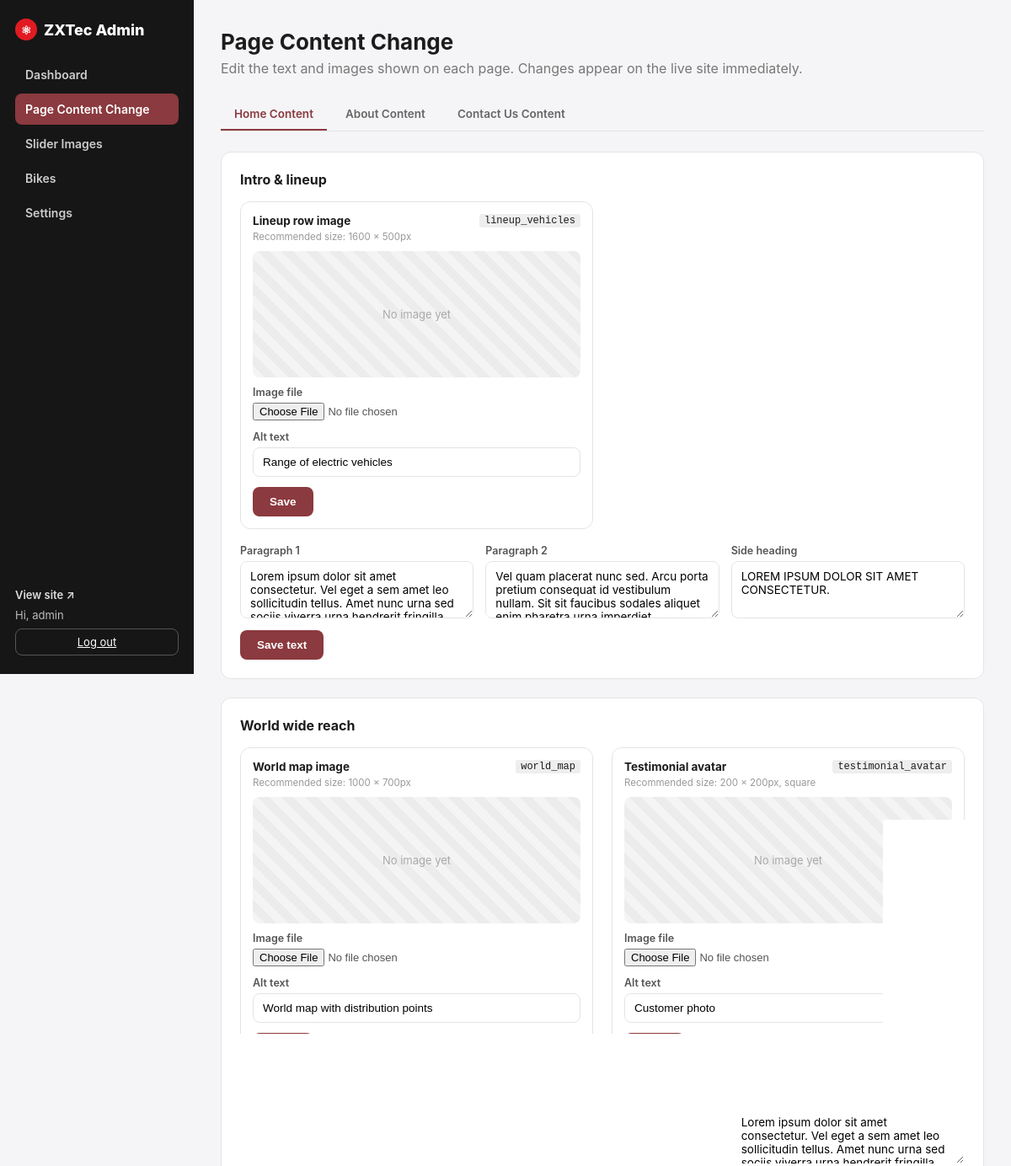
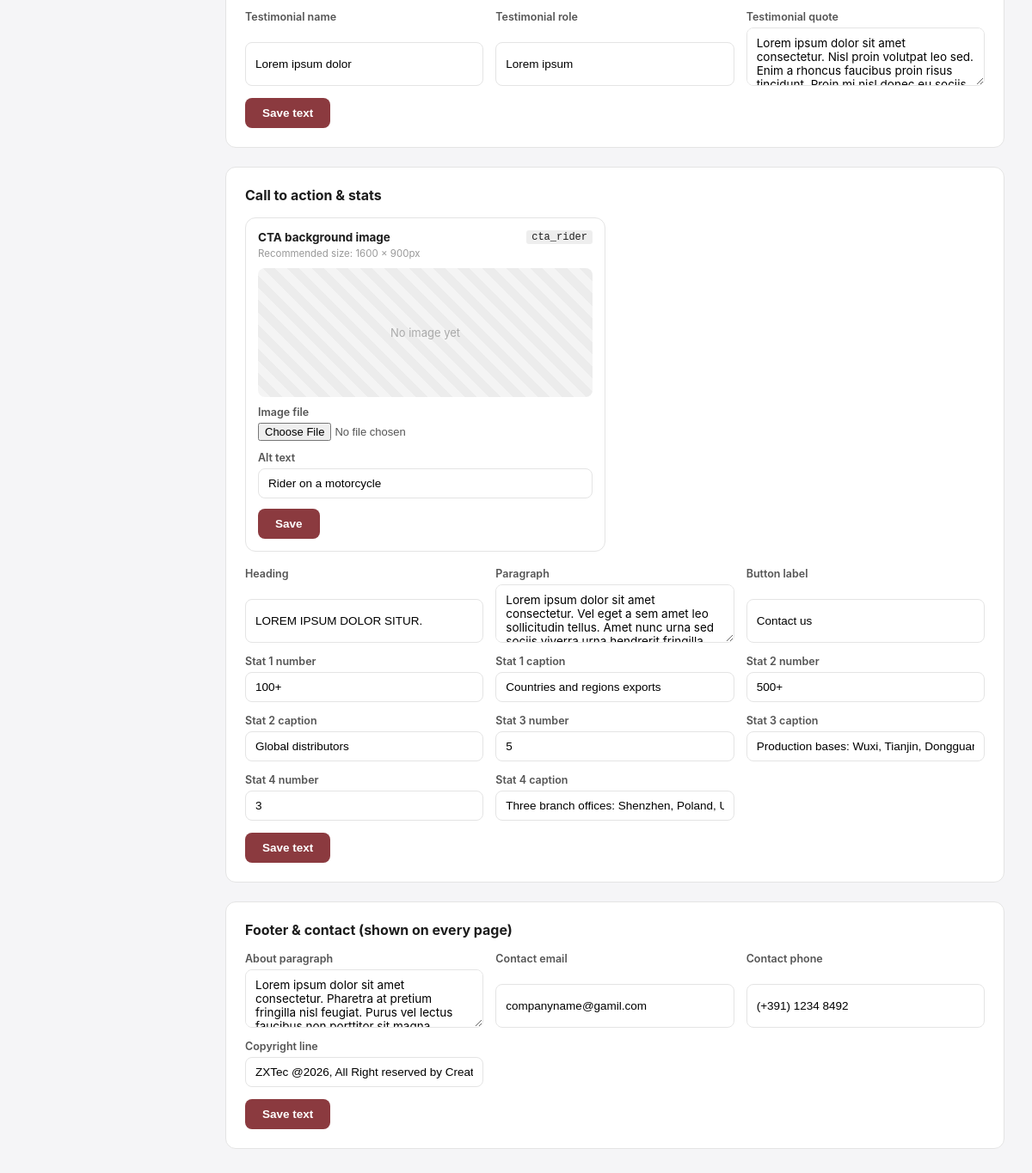
/admin/content.php (signed in), run on the app's committed database (2 pictures, top to bottom).
### tables this page shows
CREATE TABLE IF NOT EXISTS images (
    id INT AUTO_INCREMENT PRIMARY KEY,
    slot VARCHAR(64) NOT NULL UNIQUE,    
    label VARCHAR(128) NOT NULL,         
    filename VARCHAR(255) DEFAULT NULL,  
    alt_text VARCHAR(255) DEFAULT '',
    updated_at TIMESTAMP DEFAULT CURRENT_TIMESTAMP ON UPDATE CURRENT_TIMESTAMP
);

### includes/db.php (called while the page is built, shortened)
<?php
function db(): PDO
{
    static $pdo = null;
    if ($pdo === null) {
        if (DB_SOCKET !== '') {
            $dsn = 'mysql:unix_socket=' . DB_SOCKET . ';dbname=' . DB_NAME . ';charset=utf8mb4';
        } else {
            $dsn = 'mysql:host=' . DB_HOST . ';port=' . DB_PORT . ';dbname=' . DB_NAME . ';charset=utf8mb4';
        }
        $pdo = new PDO($dsn, DB_USER, DB_PASS, [
            PDO::ATTR_ERRMODE            => PDO::ERRMODE_EXCEPTION,
            PDO::ATTR_DEFAULT_FETCH_MODE => PDO::FETCH_ASSOC,
            PDO::ATTR_EMULATE_PREPARES   => false,
        ]);
    }
    return $pdo;
}
function all_images(): array
{
    $rows = db()->query('SELECT * FROM images ORDER BY id')->fetchAll();
    $out = [];
    foreach ($rows as $r) {
        $out[$r['slot']] = $r;
    }
    return $out;
}
function e(?string $s): string
{
    return htmlspecialchars((string) $s, ENT_QUOTES, 'UTF-8');
}
function all_content(): array
{
    $rows = db()->query('SELECT * FROM content')->fetchAll();
    $out = [];
    foreach ($rows as $r) {
        $out[$r['content_key']] = $r['content_value'];
    }
    return $out;
}

### admin/content.php (the view, shortened to what this page needs)
<?php
require_once __DIR__ . '/layout.php';
$sections = content_field_sections();
$contentValues = all_content();
$images = all_images();
$token = csrf_token();
$pageTabs = [
    'home'    => 'Home Content',
    'about'   => 'About Content',
    'contact' => 'Contact Us Content',
];
$activePage = $_GET['page'] ?? 'home';
$visibleSections = array_filter($sections, static fn($s) => ($s['page'] ?? 'home') === $activePage);
$formAction = 'content.php?page=' . e($activePage);
?>
<p class="admin-lead">Edit the text and images shown on each page. Changes appear on the live site immediately.</p>
<div class="tab-nav">
    <?php foreach ($pageTabs as $key => $label): ?>
        <a href="content.php?page=<?= e($key) ?>" class="<?= $key === $activePage ? 'is-active' : '' ?>"><?= e($label) ?></a>
    <?php endforeach; ?>
</div>
<?php foreach ($visibleSections as $section): ?>
    <div class="card">
        <h3><?= e($section['title']) ?></h3>
        <?php if (!empty($section['groups'])): ?>
            <div class="content-groups">
                <?php foreach ($section['groups'] as $group):
                    $img = null;
                    if (!empty($group['image'])) {
                        $img = $images[$group['image']['slot']] ?? null;
                    }
                    $fieldKeys = implode(',', array_keys($group['fields'] ?? []));
                ?>
                    <div class="content-group">
                        <?php if (!empty($group['image'])): ?>
                            <div class="content-group-media">
                                <div class="preview">
                                    <?php if ($img && $img['filename']): ?>
                                        <img src="<?= e(UPLOAD_URL . '/' . rawurlencode($img['filename'])) ?>" alt="<?= e($img['alt_text'] ?? '') ?>">
                                    <?php else: ?>
                                        <div class="preview-empty">No image yet</div>
                                    <?php endif; ?>
                                </div>
                                <?php if (!empty($group['image']['size'])): ?><p class="size-hint"><?= e($group['image']['size']) ?></p><?php endif; ?>
                            </div>
                        <?php endif; ?>
                        <form method="post" action="<?= $formAction ?>" enctype="multipart/form-data" class="content-group-body">
                            <input type="hidden" name="csrf" value="<?= e($token) ?>">
                            <input type="hidden" name="action" value="save_group">
                            <input type="hidden" name="field_keys" value="<?= e($fieldKeys) ?>">
                            <h4><?= e($group['title']) ?></h4>
                            <?php if (!empty($group['image'])): $slot = $group['image']['slot']; ?>
                                <input type="hidden" name="slot" value="<?= e($slot) ?>">
                                <div class="content-group-fields">
                                    <label class="field"><?= e($group['image']['label']) ?>
                                        <input type="file" name="image" accept="image/*">
                                    </label>
                                    <label class="field">Image alt text
                                        <input type="text" name="alt_text" value="<?= e($img['alt_text'] ?? '') ?>">
                                    </label>
                                </div>
                            <?php endif; ?>
                            <div class="content-group-fields">
                                <?php foreach ($group['fields'] as $key => $meta): ?>
                                    <label class="field">
                                        <?= e($meta['label']) ?>
                                        <?php if ($meta['type'] === 'textarea'): ?>
                                            <textarea name="<?= e($key) ?>" rows="3"><?= e($contentValues[$key] ?? '') ?></textarea>
                                        <?php else: ?>
                                            <input type="text" name="<?= e($key) ?>" value="<?= e($contentValues[$key] ?? '') ?>">
                                        <?php endif; ?>
                                    </label>
                                <?php endforeach; ?>
                            </div>
                            <div class="image-actions">
                                <button type="submit" class="btn-primary">Save</button>
                                <?php if (!empty($group['image']) && $img && $img['filename']): ?>
                                    <button type="submit" name="action" value="delete_image" class="btn-danger"
                                            onclick="return confirm('Remove this image?');">Remove image</button>
                                <?php endif; ?>
                            </div>
                        </form>
                    </div>
                <?php endforeach; ?>
            </div>
        <?php else: ?>
            <?php if (!empty($section['images'])): ?>
                <div class="image-grid image-grid-compact">
                    <?php foreach ($section['images'] as $slot => $slotMeta): $img = $images[$slot] ?? null; ?>
                        <div class="image-card">
                            <div class="image-card-head">
                                <h4><?= e($slotMeta['label']) ?></h4>
                                <code><?= e($slot) ?></code>
                            </div>
                            <?php if (!empty($slotMeta['size'])): ?><p class="size-hint">Recommended size: <?= e($slotMeta['size']) ?></p><?php endif; ?>
                            <div class="preview">
                                <?php if ($img && $img['filename']): ?>
                                    <img src="<?= e(UPLOAD_URL . '/' . rawurlencode($img['filename'])) ?>" alt="<?= e($img['alt_text'] ?? '') ?>">
                                <?php else: ?>
                                    <div class="preview-empty">No image yet</div>
                                <?php endif; ?>
                            </div>
                            <form method="post" action="<?= $formAction ?>" enctype="multipart/form-data" class="image-form">
                                <label class="field">Image file
                                    <input type="file" name="image" accept="image/*">
                                </label>
                                <label class="field">Alt text
                                    <input type="text" name="alt_text" value="<?= e($img['alt_text'] ?? '') ?>">
                                </label>
                                <div class="image-actions">
                                    <button type="submit" class="btn-primary">Save</button>
                                </div>
                            </form>
                        </div>
                    <?php endforeach; ?>
                </div>
            <?php endif; ?>
            <form method="post" action="<?= $formAction ?>" class="content-fields">
                <?php foreach ($section['fields'] as $key => $meta): ?>
                    <label class="field">
                        <?= e($meta['label']) ?>
                        <?php if ($meta['type'] === 'textarea'): ?>
                            <textarea name="<?= e($key) ?>" rows="3"><?= e($contentValues[$key] ?? '') ?></textarea>
                        <?php else: ?>
                            <input type="text" name="<?= e($key) ?>" value="<?= e($contentValues[$key] ?? '') ?>">
                        <?php endif; ?>
                    </label>
                <?php endforeach; ?>
                <button type="submit" class="btn-primary">Save text</button>
            </form>
        <?php endif; ?>
    </div>
<?php endforeach; ?>

### admin/admin.css (style rules this page uses)
:root { --maroon: #8B3A3F; --red: #E11B22; --ink: #161616; --line: #e4e4e4; --bg: #f5f5f7; }
* { box-sizing: border-box; }
body { margin: 0; font-family: "Inter", "Helvetica Neue", Arial, sans-serif; background: var(--bg); color: #1c1c1c; }
code { background: #eee; padding: 1px 6px; border-radius: 3px; font-size: 12px; }
.admin-lead { color: #777; margin: 0 0 26px; }
.card { background: #fff; border: 1px solid var(--line); border-radius: 12px; padding: 22px; margin-bottom: 22px; }
.card h3 { margin: 0 0 16px; font-size: 16px; }
.card h4 { margin: 0; font-size: 13.5px; }
.settings-form, .content-fields { display: grid; grid-template-columns: repeat(auto-fill, minmax(240px, 1fr)); gap: 14px; }
.content-fields { margin-top: 6px; }
.content-fields .btn-primary, .settings-form .btn-primary { grid-column: 1 / -1; justify-self: start; }
.field textarea { padding: 9px 11px; border: 1px solid var(--line); border-radius: 8px; font-size: 13.5px; font-family: inherit; resize: vertical; }
.image-grid { display: grid; grid-template-columns: repeat(auto-fill, minmax(300px, 1fr)); gap: 22px; }
.image-grid-compact { margin-bottom: 18px; }
.image-grid-compact .image-card { padding: 14px; gap: 10px; }
.size-hint { margin: -6px 0 0; font-size: 11.5px; color: #999; }
.tab-nav { display: flex; gap: 6px; border-bottom: 1px solid var(--line); margin-bottom: 24px; }
.tab-nav a { color: #666; text-decoration: none; font-weight: 600; font-size: 13.5px; padding: 10px 16px; border-bottom: 2px solid transparent; }
.tab-nav a.is-active { color: var(--maroon); border-bottom-color: var(--maroon); }
.image-card { background: #fff; border: 1px solid var(--line); border-radius: 12px; padding: 18px; display: flex; flex-direction: column; gap: 14px; }
.image-card-head { display: flex; align-items: center; justify-content: space-between; gap: 10px; }
.preview { background: repeating-linear-gradient(45deg,#f4f4f4,#f4f4f4 10px,#ececec 10px,#ececec 20px); border-radius: 8px; min-height: 150px; display: grid; place-items: center; overflow: hidden; }
.preview-empty { color: #aaa; font-size: 13px; }
.image-form { display: grid; gap: 12px; }
.field { display: grid; gap: 5px; font-size: 12.5px; font-weight: 600; color: #555; }
.field input[type=text] { padding: 9px 11px; border: 1px solid var(--line); border-radius: 8px; font-size: 13.5px; }
.field input[type=file] { font-size: 13px; }
.image-actions { display: flex; gap: 10px; }
.btn-primary { background: var(--maroon); color: #fff; border: 0; padding: 10px 20px; border-radius: 8px; font-weight: 600; font-size: 13.5px; cursor: pointer; }

### data on the page
images: alt_text "Range of electric vehicles"
images: alt_text "World map with distribution points"
images: alt_text "Customer photo"
images: alt_text "Rider on a motorcycle"

### other printed values
$item['label'] "Dashboard"
$item['label'] "Page Content Change"
$item['label'] "Slider Images"
$item['label'] "Bikes"
$item['label'] "Settings"
current_admin()['username'] "admin"
$title "Page Content Change"
$label "Home Content"
$label "About Content"
$label "Contact Us Content"
$section['title'] "Intro & lineup"
$slotMeta['label'] "Lineup row image"
$slot "lineup_vehicles"
$slotMeta['size'] "1600 × 500px"
$meta['label'] "Paragraph 1"
